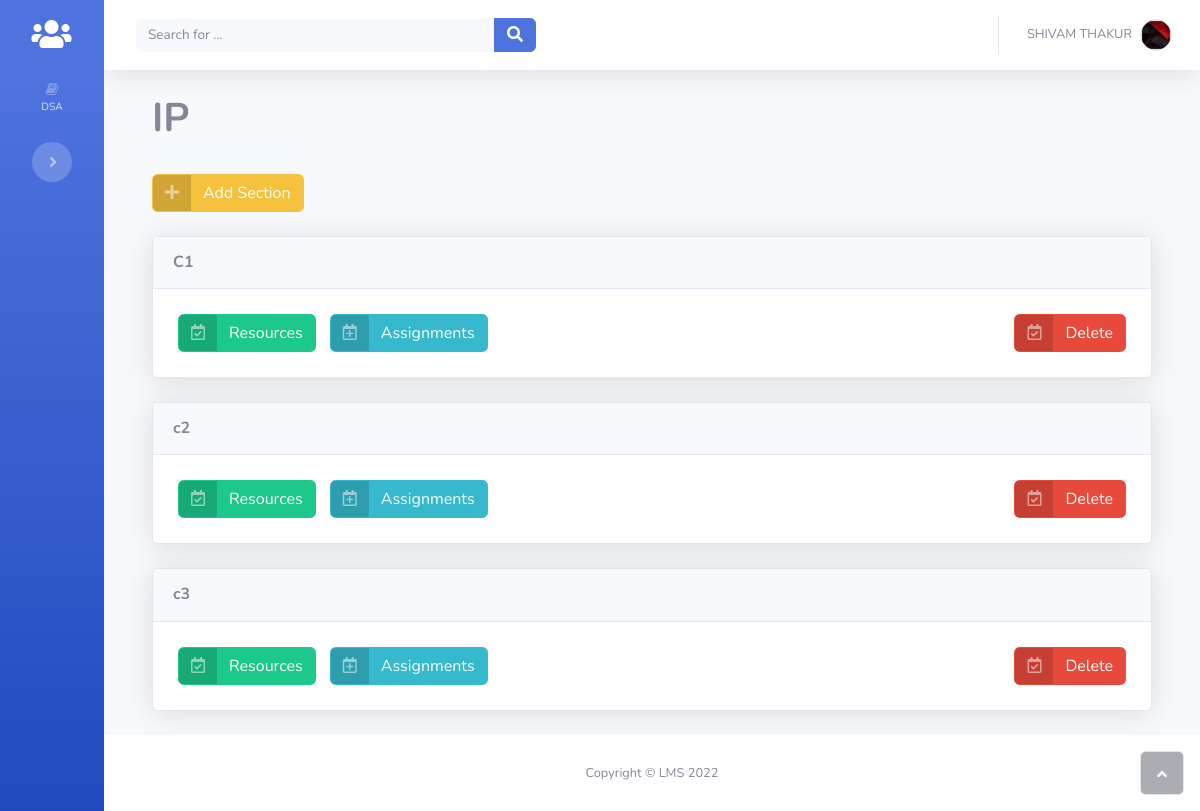
The app's page /teachers/classroom/ssdfsdf/ (signed in) with its own data.
### accounts/models.py (models this page shows, shortened)
class Classroom(models.Model):
    teacher = models.ForeignKey(
        "Teacher",
        on_delete=models.CASCADE,
        blank=False,
        related_name='classrooms')
    subject = models.CharField(
        _("Subject Name"),
        max_length=50,
        blank=False)
    code = models.SlugField(
        _("Subject Code"),
        max_length=10,
        default=random_string,
        unique=True)
    semester = models.PositiveIntegerField(
        blank=False,
        default=1,
        validators=[
            MaxValueValidator(8),
            MinValueValidator(1)
        ]
    )
    created_timestamp = models.DateTimeField(
        default=timezone.now,
        editable=False)
    class Meta:
        verbose_name = _("Classroom")
        verbose_name_plural = _("Classrooms")

class User(AbstractUser):
    is_student = models.BooleanField('student status', default=False)
    is_teacher = models.BooleanField('teacher status', default=False)

class Section(models.Model):
    classroom = models.ForeignKey(
        "Classroom",
        on_delete=models.CASCADE,
        blank=False,
        related_name='sections')
    title = models.CharField(
        _("section title"),
        max_length=150)
    created_timestamp = models.DateTimeField(
        default=timezone.now,
        editable=False
    )
    class Meta:
        verbose_name = _("section")
        verbose_name_plural = _("sections")

### teachers/views.py (the view)
# urls.py: path("classroom/<slug:code>/", ClassroomDetailView, name="classroom_detail"),
def ClassroomDetailView(request, code):
    context_dict = {}
    room = get_object_or_404(Classroom, code=code)
    context_dict['classroom'] = room
    return render(request, 'teachers/classroom_detail.html', context=context_dict)

### teachers/templates/teachers/classroom_detail.html
{% extends 'teachers/base.html' %} {% load static %} {% block title %}Classroom Detail{% endblock title %} {% block content %}
<div class="container-fluid">
    <h1 style="font-weight: bold;">{{ classroom.subject|upper }}</h1>
    <br>
    <div>
        <a class="btn btn-warning btn-icon-split" role="button" href="{% url 'teachers:add_section' code=classroom.code %}"><span class="text-white-50 icon"><i
                    class="fas fa-plus"></i></span><span class="text-white text">Add Section</span></a>
    </div>
    <br>
    {% for section in classroom.sections.all %}
    <div class="card shadow mb-4">
        <div class="card-header py-3">
            <h6 class="text-secondary m-0 font-weight-bold">{{section.title}}</h6>
        </div>
        <div class="card-body">
            <div class="row">
                <div class="col">
                    <a class="btn btn-success btn-icon-split" role="button" style="margin: 5px;" href="{% url 'teachers:resources' pk=section.pk %}"><span class="text-white-50 icon"><i
                                class="far fa-calendar-check"></i></span><span
                            class="text-white text">Resources</span></a>
                    <a class="btn btn-info btn-icon-split" role="button" style="margin: 5px;" href="{% url 'teachers:assignments' pk=section.pk %}"><span class="text-white-50 icon"><i
                                class="far fa-calendar-plus"></i></span><span
                            class="text-white text">Assignments</span></a>
                </div>
                <div class="col text-right">
                    <a class="btn btn-danger btn-icon-split" role="button" style="margin: 5px;" href="{% url 'teachers:delete_section' pk=section.pk %}"><span class="text-white-50 icon"><i
                                class="far fa-calendar-check"></i></span><span class="text-white text">Delete</span></a>
                </div>
            </div>
        </div>
    </div>
    {% endfor %}
</div>
{% endblock content %}

### teachers/templates/teachers/base.html (shortened to what this page needs)
<!DOCTYPE html> {% load static %}
<html>
<head>
    <link rel="stylesheet" href="{% static 'teachers/bootstrap/css/bootstrap.min.css' %}" />
    <link rel="stylesheet" href="https://use.fontawesome.com/releases/v5.12.0/css/all.css" />
    <link rel="stylesheet" href="https://cdnjs.cloudflare.com/ajax/libs/font-awesome/4.7.0/css/font-awesome.min.css" />
    <link rel="stylesheet" href="{% static 'teachers/fonts/fontawesome5-overrides.min.css' %}" />
</head>
<body id="page-top">
    <div id="wrapper">
        <nav class="navbar navbar-dark align-items-start sidebar sidebar-dark accordion bg-gradient-primary p-0  toggled">
            <div class="container-fluid d-flex flex-column p-0">
                <a class="navbar-brand d-flex justify-content-center align-items-center sidebar-brand m-0" href="{% url 'teachers:dashboard' %}">
                    <div class="sidebar-brand-icon"><i class="fas fa-users"></i></div>
                </a>
                <ul class="navbar-nav text-light" id="accordionSidebar">
                    {% for classrom in user.teachers.classrooms.all %}
                    <li class="nav-item">
                        <a class="nav-link" href="{% url 'teachers:classroom_detail' code=classrom.code %}"><i
                                class="fa fa-book"></i><span>{{ classrom.subject }}</span></a>
                    </li>
                    {% endfor %}
                </ul>
                <div class="text-center d-none d-md-inline">
                    <button class="btn rounded-circle border-0" id="sidebarToggle" type="button"></button>
                </div>
            </div>
        </nav>
        <div class="d-flex flex-column" id="content-wrapper">
            <div id="content">
                <nav class="navbar navbar-light navbar-expand bg-white shadow mb-4 topbar static-top">
                    <div class="container-fluid">
                        <form class="form-inline d-none d-sm-inline-block mr-auto ml-md-3 my-2 my-md-0 mw-100 navbar-search">
                            <div class="input-group">
                                <input class="bg-light form-control border-0 small" type="text" placeholder="Search for ..." />
                                <div class="input-group-append">
                                    <button class="btn btn-primary py-0" type="button">
                                        <i class="fas fa-search"></i>
                                    </button>
                                </div>
                            </div>
                        </form>
                        <ul class="navbar-nav flex-nowrap ml-auto">
                            <li class="nav-item dropdown no-arrow">
                                <div class="nav-item dropdown no-arrow">
                                    <a class="dropdown-toggle nav-link" aria-expanded="false" data-toggle="dropdown" href="#"><span
                                            class="d-none d-lg-inline mr-2 text-gray-600 small">{{user.first_name|upper}}
                                            {{user.last_name|upper}}</span><img
                                            class="rounded-circle border img-profile"
                                            src="{% static 'teachers/img/avatars/2022-04-21_15-55-27-569_lQA2GHZJMk.png' %}" /></a>
                                </div>
                            </li>
                        </ul>
                    </div>
                </nav>
                <div class="container">
                    {% block content %}{% endblock content %}
                </div>
            </div>
            <footer class="bg-white sticky-footer">
                <div class="container my-auto">
                    <div class="text-center my-auto copyright">
                        <span>Copyright © LMS 2022</span>
                    </div>
                </div>
            </footer>
        </div>
        <a class="border rounded d-inline scroll-to-top" href="#page-top"><i class="fas fa-angle-up"></i></a>
    </div>
</body>
</html>

### records on screen
Classroom: subject "DSA"
User: first_name "SHIVAM", last_name "THAKUR"
Classroom: subject "IP"
Section: title "C1"
Section: title "c2"
Section: title "c3"
